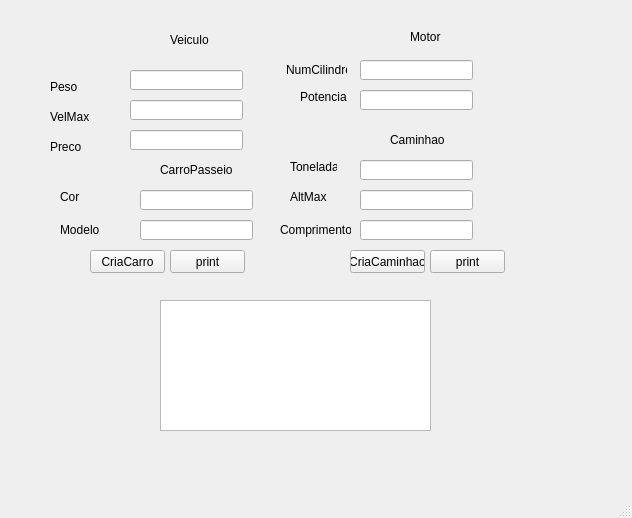
<?xml version="1.0" encoding="UTF-8"?>
<ui version="4.0">
 <class>MainWindow</class>
 <widget class="QMainWindow" name="MainWindow">
  <property name="geometry">
   <rect>
    <x>0</x>
    <y>0</y>
    <width>632</width>
    <height>518</height>
   </rect>
  </property>
  <property name="windowTitle">
   <string>MainWindow</string>
  </property>
  <widget class="QWidget" name="centralwidget">
   <widget class="QLabel" name="label">
    <property name="geometry">
     <rect>
      <x>170</x>
      <y>30</y>
      <width>41</width>
      <height>20</height>
     </rect>
    </property>
    <property name="text">
     <string>Veiculo</string>
    </property>
   </widget>
   <widget class="QLineEdit" name="linePeso">
    <property name="geometry">
     <rect>
      <x>130</x>
      <y>70</y>
      <width>113</width>
      <height>20</height>
     </rect>
    </property>
   </widget>
   <widget class="QLineEdit" name="lineVelMax">
    <property name="geometry">
     <rect>
      <x>130</x>
      <y>100</y>
      <width>113</width>
      <height>20</height>
     </rect>
    </property>
   </widget>
   <widget class="QLineEdit" name="linePreco">
    <property name="geometry">
     <rect>
      <x>130</x>
      <y>130</y>
      <width>113</width>
      <height>20</height>
     </rect>
    </property>
   </widget>
   <widget class="QLineEdit" name="lineNumCilindro">
    <property name="geometry">
     <rect>
      <x>360</x>
      <y>60</y>
      <width>113</width>
      <height>20</height>
     </rect>
    </property>
   </widget>
   <widget class="QLineEdit" name="linePotencia">
    <property name="geometry">
     <rect>
      <x>360</x>
      <y>90</y>
      <width>113</width>
      <height>20</height>
     </rect>
    </property>
   </widget>
   <widget class="QLabel" name="label_2">
    <property name="geometry">
     <rect>
      <x>410</x>
      <y>30</y>
      <width>47</width>
      <height>13</height>
     </rect>
    </property>
    <property name="text">
     <string>Motor</string>
    </property>
   </widget>
   <widget class="QLineEdit" name="lineCor">
    <property name="geometry">
     <rect>
      <x>140</x>
      <y>190</y>
      <width>113</width>
      <height>20</height>
     </rect>
    </property>
   </widget>
   <widget class="QLineEdit" name="lineModelo">
    <property name="geometry">
     <rect>
      <x>140</x>
      <y>220</y>
      <width>113</width>
      <height>20</height>
     </rect>
    </property>
   </widget>
   <widget class="QLineEdit" name="lineToneladas">
    <property name="geometry">
     <rect>
      <x>360</x>
      <y>160</y>
      <width>113</width>
      <height>20</height>
     </rect>
    </property>
   </widget>
   <widget class="QLineEdit" name="lineAltMax">
    <property name="geometry">
     <rect>
      <x>360</x>
      <y>190</y>
      <width>113</width>
      <height>20</height>
     </rect>
    </property>
   </widget>
   <widget class="QLineEdit" name="lineComprimento">
    <property name="geometry">
     <rect>
      <x>360</x>
      <y>220</y>
      <width>113</width>
      <height>20</height>
     </rect>
    </property>
   </widget>
   <widget class="QLabel" name="label_3">
    <property name="geometry">
     <rect>
      <x>160</x>
      <y>160</y>
      <width>81</width>
      <height>20</height>
     </rect>
    </property>
    <property name="text">
     <string>CarroPasseio</string>
    </property>
   </widget>
   <widget class="QLabel" name="label_4">
    <property name="geometry">
     <rect>
      <x>390</x>
      <y>130</y>
      <width>61</width>
      <height>20</height>
     </rect>
    </property>
    <property name="text">
     <string>Caminhao</string>
    </property>
   </widget>
   <widget class="QLabel" name="label_5">
    <property name="geometry">
     <rect>
      <x>60</x>
      <y>190</y>
      <width>47</width>
      <height>13</height>
     </rect>
    </property>
    <property name="text">
     <string>Cor</string>
    </property>
   </widget>
   <widget class="QLabel" name="label_6">
    <property name="geometry">
     <rect>
      <x>60</x>
      <y>220</y>
      <width>41</width>
      <height>20</height>
     </rect>
    </property>
    <property name="text">
     <string>Modelo</string>
    </property>
   </widget>
   <widget class="QLabel" name="label_7">
    <property name="geometry">
     <rect>
      <x>50</x>
      <y>80</y>
      <width>47</width>
      <height>13</height>
     </rect>
    </property>
    <property name="text">
     <string>Peso</string>
    </property>
   </widget>
   <widget class="QLabel" name="label_8">
    <property name="geometry">
     <rect>
      <x>50</x>
      <y>110</y>
      <width>47</width>
      <height>13</height>
     </rect>
    </property>
    <property name="text">
     <string>VelMax</string>
    </property>
   </widget>
   <widget class="QLabel" name="label_9">
    <property name="geometry">
     <rect>
      <x>50</x>
      <y>140</y>
      <width>47</width>
      <height>13</height>
     </rect>
    </property>
    <property name="text">
     <string>Preco</string>
    </property>
   </widget>
   <widget class="QLabel" name="label_10">
    <property name="geometry">
     <rect>
      <x>290</x>
      <y>160</y>
      <width>47</width>
      <height>13</height>
     </rect>
    </property>
    <property name="text">
     <string>Toneladas</string>
    </property>
   </widget>
   <widget class="QLabel" name="label_11">
    <property name="geometry">
     <rect>
      <x>290</x>
      <y>190</y>
      <width>47</width>
      <height>13</height>
     </rect>
    </property>
    <property name="text">
     <string>AltMax</string>
    </property>
   </widget>
   <widget class="QLabel" name="label_12">
    <property name="geometry">
     <rect>
      <x>280</x>
      <y>220</y>
      <width>71</width>
      <height>20</height>
     </rect>
    </property>
    <property name="text">
     <string>Comprimento</string>
    </property>
   </widget>
   <widget class="QLabel" name="label_13">
    <property name="geometry">
     <rect>
      <x>286</x>
      <y>60</y>
      <width>61</width>
      <height>20</height>
     </rect>
    </property>
    <property name="text">
     <string>NumCilindros</string>
    </property>
   </widget>
   <widget class="QLabel" name="label_14">
    <property name="geometry">
     <rect>
      <x>300</x>
      <y>90</y>
      <width>47</width>
      <height>13</height>
     </rect>
    </property>
    <property name="text">
     <string>Potencia</string>
    </property>
   </widget>
   <widget class="QTextEdit" name="textEdit">
    <property name="geometry">
     <rect>
      <x>160</x>
      <y>300</y>
      <width>271</width>
      <height>131</height>
     </rect>
    </property>
   </widget>
   <widget class="QPushButton" name="CriaCarro">
    <property name="geometry">
     <rect>
      <x>90</x>
      <y>250</y>
      <width>75</width>
      <height>23</height>
     </rect>
    </property>
    <property name="text">
     <string>CriaCarro</string>
    </property>
   </widget>
   <widget class="QPushButton" name="CriaCaminhao">
    <property name="geometry">
     <rect>
      <x>350</x>
      <y>250</y>
      <width>75</width>
      <height>23</height>
     </rect>
    </property>
    <property name="text">
     <string>CriaCaminhao</string>
    </property>
   </widget>
   <widget class="QPushButton" name="printCarro">
    <property name="geometry">
     <rect>
      <x>170</x>
      <y>250</y>
      <width>75</width>
      <height>23</height>
     </rect>
    </property>
    <property name="text">
     <string>print</string>
    </property>
   </widget>
   <widget class="QPushButton" name="printCaminhao">
    <property name="geometry">
     <rect>
      <x>430</x>
      <y>250</y>
      <width>75</width>
      <height>23</height>
     </rect>
    </property>
    <property name="text">
     <string>print</string>
    </property>
   </widget>
  </widget>
  <widget class="QMenuBar" name="menubar">
   <property name="geometry">
    <rect>
     <x>0</x>
     <y>0</y>
     <width>632</width>
     <height>21</height>
    </rect>
   </property>
  </widget>
  <widget class="QStatusBar" name="statusbar"/>
 </widget>
 <resources/>
 <connections/>
</ui>
